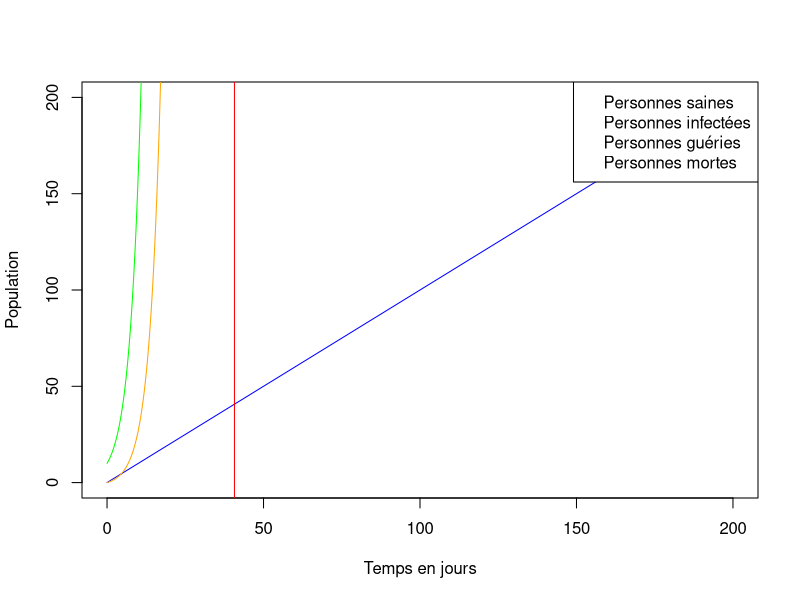

Write R code to recreate this figure.
# Définition de la fonction du système d'équations
SIRsystem <- function(t, X, ...) {
  Xpoint <- numeric(length = 4)
  b <- 1/(3 * X[1]) # Calcul de beta
  g <- 1/20
  d <- 5/1000
  n <- 0
  
  Xpoint[1] <- -b * X[1] * X[2] + n * X[3]
  Xpoint[2] <- b * X[1] * X[2] - g * X[2] - d * X[2]
  Xpoint[3] <- g * X[2] - n * X[3]
  Xpoint[4] <- d * X[2]
  
  return(list(Xpoint))
}

# Définition des conditions initiales
S0 <- 1000000
I0 <- 10
R0 <- 0
M0 <- 0
Xinit <- c(S0, I0, R0, M0)


b <- 1/(3 * S0) # Calcul de beta
g <- 1/20
d <- 5/1000
n <- 0
# Définition des bornes du temps et du nombre de points
borneSup <- 200
nbrPts <- 5000
Temps <- seq(0, borneSup, length.out = nbrPts)

# Résolution du système
library(deSolve) # Assure que le package de résolution des équations différentielles est chargé
X <- ode(y = Xinit, times = Temps, func = SIRsystem)

# Affichage
guerison <- paste("taux de guérison (gamma) :",  g)
infection <- paste("taux d'infection (beta) :", b)
mortalite <- paste("taux de mortalité (delta) :", d)

plot(Temps, X[,1], type = "l", col = "blue", xlab = "Temps en jours", ylab = "Population")
lines(Temps, X[,2], col = "red")
lines(Temps, X[,3], col = "green")
lines(Temps, X[,4], col = "orange")
legend("topright", legend = c("Personnes saines", "Personnes infectées", "Personnes guéries", "Personnes mortes"), col = c("blue", "red", "green", "orange"))
